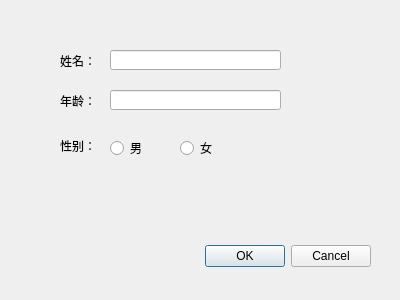
<?xml version="1.0" encoding="UTF-8"?>
<ui version="4.0">
 <class>addDialog</class>
 <widget class="QDialog" name="addDialog">
  <property name="geometry">
   <rect>
    <x>0</x>
    <y>0</y>
    <width>400</width>
    <height>300</height>
   </rect>
  </property>
  <property name="windowTitle">
   <string>Dialog</string>
  </property>
  <widget class="QDialogButtonBox" name="buttonBox">
   <property name="geometry">
    <rect>
     <x>30</x>
     <y>240</y>
     <width>341</width>
     <height>32</height>
    </rect>
   </property>
   <property name="orientation">
    <enum>Qt::Horizontal</enum>
   </property>
   <property name="standardButtons">
    <set>QDialogButtonBox::Cancel|QDialogButtonBox::Ok</set>
   </property>
  </widget>
  <widget class="QLabel" name="label">
   <property name="geometry">
    <rect>
     <x>60</x>
     <y>50</y>
     <width>54</width>
     <height>21</height>
    </rect>
   </property>
   <property name="text">
    <string>姓名：</string>
   </property>
  </widget>
  <widget class="QLabel" name="label_2">
   <property name="geometry">
    <rect>
     <x>60</x>
     <y>90</y>
     <width>54</width>
     <height>21</height>
    </rect>
   </property>
   <property name="text">
    <string>年龄：</string>
   </property>
  </widget>
  <widget class="QLabel" name="label_3">
   <property name="geometry">
    <rect>
     <x>60</x>
     <y>130</y>
     <width>54</width>
     <height>31</height>
    </rect>
   </property>
   <property name="text">
    <string>性别：</string>
   </property>
  </widget>
  <widget class="QLineEdit" name="name">
   <property name="geometry">
    <rect>
     <x>110</x>
     <y>50</y>
     <width>171</width>
     <height>20</height>
    </rect>
   </property>
  </widget>
  <widget class="QLineEdit" name="age">
   <property name="geometry">
    <rect>
     <x>110</x>
     <y>90</y>
     <width>171</width>
     <height>20</height>
    </rect>
   </property>
  </widget>
  <widget class="QRadioButton" name="male">
   <property name="geometry">
    <rect>
     <x>110</x>
     <y>140</y>
     <width>51</width>
     <height>16</height>
    </rect>
   </property>
   <property name="text">
    <string>男</string>
   </property>
  </widget>
  <widget class="QRadioButton" name="female">
   <property name="geometry">
    <rect>
     <x>180</x>
     <y>140</y>
     <width>51</width>
     <height>16</height>
    </rect>
   </property>
   <property name="text">
    <string>女</string>
   </property>
  </widget>
 </widget>
 <resources/>
 <connections>
  <connection>
   <sender>buttonBox</sender>
   <signal>accepted()</signal>
   <receiver>addDialog</receiver>
   <slot>accept()</slot>
   <hints>
    <hint type="sourcelabel">
     <x>248</x>
     <y>254</y>
    </hint>
    <hint type="destinationlabel">
     <x>157</x>
     <y>274</y>
    </hint>
   </hints>
  </connection>
  <connection>
   <sender>buttonBox</sender>
   <signal>rejected()</signal>
   <receiver>addDialog</receiver>
   <slot>reject()</slot>
   <hints>
    <hint type="sourcelabel">
     <x>316</x>
     <y>260</y>
    </hint>
    <hint type="destinationlabel">
     <x>286</x>
     <y>274</y>
    </hint>
   </hints>
  </connection>
 </connections>
</ui>
